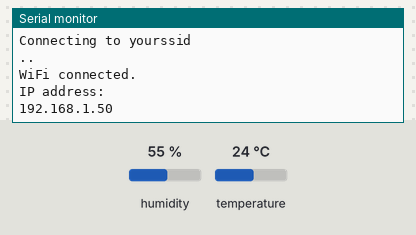
Simulated run of this sketch. Board: ESP32. On the bench: the last lines printed to the serial monitor. The test bench sets the inputs (shaded band); at power-on: humidity 55 %, temperature 24 °C. WiFi joins after 1.5 s; servers stay silent unless stated.

Above: at 3.2 s.
3.3 s: humidity set to 22 %
At 4.5 s:
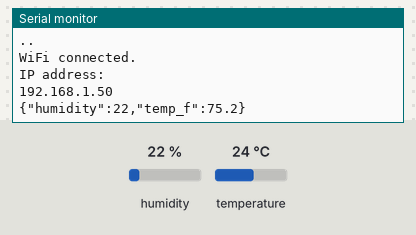
7.5 s: temperature set to 12 °C
At 9.2 s:
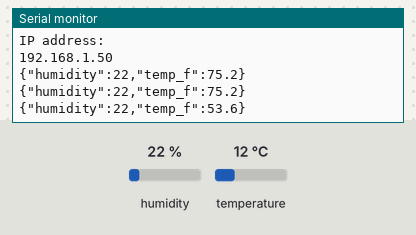
10.5 s: humidity set to 40 %
At 12.8 s:
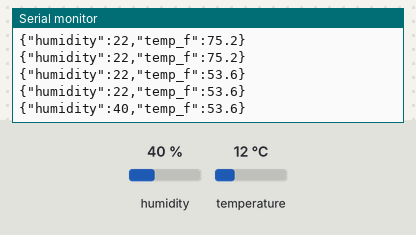

The sketch:

dht_to_json_esp.ino
```cpp
#include <WiFi.h>
#include <WebServer.h>

#include <HTTPClient.h>

#include <ArduinoJson.h>
#include <ArduinoJson.hpp>

#include <DHT.h>
#include <DHT_U.h>

#define DHTPIN 4
#define DHTTYPE DHT11

DHT dht(DHTPIN, DHTTYPE);
float humidity;
float tempF;
JsonDocument doc;

const char *ssid = "yourssid";
const char *password = "yourPassword";

NetworkServer server(80);

void setup() {
  // put your setup code here, to run once:
  Serial.begin(115200);
  Serial.println("DHT11 Test!");
  dht.begin();
  Serial.println();
  Serial.print("Connecting to ");
  Serial.println(ssid);

  WiFi.begin(ssid, password);

  while (WiFi.status() != WL_CONNECTED) {
    delay(1000);
    Serial.print(".");
  }

  Serial.println("");
  Serial.println("WiFi connected.");
  Serial.println("IP address: ");
  Serial.println(WiFi.localIP());

  server.begin();

}

void loop() {
  delay(2000);

  humidity=dht.readHumidity();
  tempF=dht.readTemperature(true);

  if (isnan(humidity) || isnan(tempF)) {
    Serial.println("Failed to read from DHT sensor!");
    return;
  }
  doc["humidity"] = humidity;
  doc["temp_f"] = tempF;
  String jsonString;
  serializeJson(doc, jsonString);
  Serial.println(jsonString);

  NetworkClient client = server.accept();
  if (client) {                     // if you get a client,
    Serial.println("New Client.");  // print a message out the serial port
    String currentLine = "";        // make a String to hold incoming data from the client
    while (client.connected()) {    // loop while the client's connected
      if (client.available()) {     // if there's bytes to read from the client,
        char c = client.read();     // read a byte, then
        Serial.write(c);            // print it out the serial monitor
        if (c == '\n') {            // if the byte is a newline character

          // if the current line is blank, you got two newline characters in a row.
          // that's the end of the client HTTP request, so send a response:
          if (currentLine.length() == 0) {
            // HTTP headers always start with a response code (e.g. HTTP/1.1 200 OK)
            // and a content-type so the client knows what's coming, then a blank line:
            client.println("HTTP/1.1 200 OK");
            client.println("Content-type:text/html");
            client.println();
            client.println(jsonString);

            // The HTTP response ends with another blank line:
            client.println();
            // break out of the while loop:
            break;
          } else {  // if you got a newline, then clear currentLine:
            currentLine = "";
          }
        } else if (c != '\r') {  // if you got anything else but a carriage return character,
          currentLine += c;      // add it to the end of the currentLine
        }
      }
    }
    // close the connection:
    client.stop();
    Serial.println("Client Disconnected.");
  }


}
```

Measured:
- after the input at 3.3 s, the serial monitor: prints a new line after 0.73 s (image 1)
- after the input at 7.5 s, the serial monitor: prints a new line after 0.57 s (image 2)
- after the input at 10.5 s, the serial monitor: prints a new line after 1.6 s (image 3)
